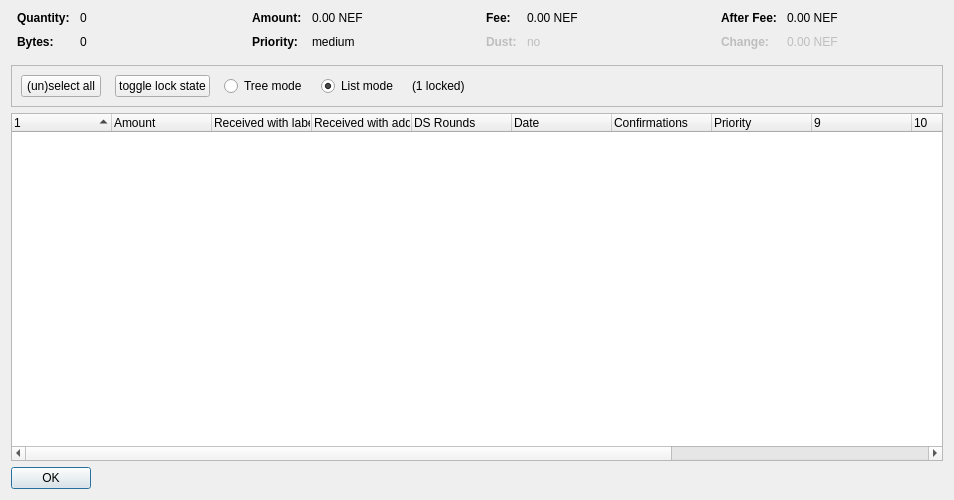
<?xml version="1.0" encoding="UTF-8"?>
<ui version="4.0">
 <class>CoinControlDialog</class>
 <widget class="QDialog" name="CoinControlDialog">
  <property name="geometry">
   <rect>
    <x>0</x>
    <y>0</y>
    <width>954</width>
    <height>500</height>
   </rect>
  </property>
  <property name="windowTitle">
   <string>Coin Selection</string>
  </property>
  <layout class="QVBoxLayout" name="verticalLayout">
   <item>
    <layout class="QHBoxLayout" name="horizontalLayoutTop" stretch="0,0,0,0">
     <property name="topMargin">
      <number>0</number>
     </property>
     <property name="bottomMargin">
      <number>10</number>
     </property>
     <item>
      <layout class="QFormLayout" name="formLayoutCoinControl1">
       <property name="horizontalSpacing">
        <number>10</number>
       </property>
       <property name="verticalSpacing">
        <number>10</number>
       </property>
       <property name="leftMargin">
        <number>6</number>
       </property>
       <property name="rightMargin">
        <number>6</number>
       </property>
       <item row="0" column="0">
        <widget class="QLabel" name="labelCoinControlQuantityText">
         <property name="font">
          <font>
           <weight>75</weight>
           <bold>true</bold>
          </font>
         </property>
         <property name="text">
          <string>Quantity:</string>
         </property>
        </widget>
       </item>
       <item row="0" column="1">
        <widget class="QLabel" name="labelCoinControlQuantity">
         <property name="cursor">
          <cursorShape>IBeamCursor</cursorShape>
         </property>
         <property name="contextMenuPolicy">
          <enum>Qt::ActionsContextMenu</enum>
         </property>
         <property name="text">
          <string notr="true">0</string>
         </property>
         <property name="textInteractionFlags">
          <set>Qt::LinksAccessibleByMouse|Qt::TextSelectableByKeyboard|Qt::TextSelectableByMouse</set>
         </property>
        </widget>
       </item>
       <item row="1" column="0">
        <widget class="QLabel" name="labelCoinControlBytesText">
         <property name="font">
          <font>
           <weight>75</weight>
           <bold>true</bold>
          </font>
         </property>
         <property name="text">
          <string>Bytes:</string>
         </property>
        </widget>
       </item>
       <item row="1" column="1">
        <widget class="QLabel" name="labelCoinControlBytes">
         <property name="cursor">
          <cursorShape>IBeamCursor</cursorShape>
         </property>
         <property name="contextMenuPolicy">
          <enum>Qt::ActionsContextMenu</enum>
         </property>
         <property name="text">
          <string notr="true">0</string>
         </property>
         <property name="textInteractionFlags">
          <set>Qt::LinksAccessibleByMouse|Qt::TextSelectableByKeyboard|Qt::TextSelectableByMouse</set>
         </property>
        </widget>
       </item>
      </layout>
     </item>
     <item>
      <layout class="QFormLayout" name="formLayoutCoinControl2">
       <property name="horizontalSpacing">
        <number>10</number>
       </property>
       <property name="verticalSpacing">
        <number>10</number>
       </property>
       <property name="leftMargin">
        <number>6</number>
       </property>
       <property name="rightMargin">
        <number>6</number>
       </property>
       <item row="0" column="0">
        <widget class="QLabel" name="labelCoinControlAmountText">
         <property name="font">
          <font>
           <weight>75</weight>
           <bold>true</bold>
          </font>
         </property>
         <property name="text">
          <string>Amount:</string>
         </property>
        </widget>
       </item>
       <item row="0" column="1">
        <widget class="QLabel" name="labelCoinControlAmount">
         <property name="cursor">
          <cursorShape>IBeamCursor</cursorShape>
         </property>
         <property name="contextMenuPolicy">
          <enum>Qt::ActionsContextMenu</enum>
         </property>
         <property name="text">
          <string notr="true">0.00 NEF</string>
         </property>
         <property name="textInteractionFlags">
          <set>Qt::LinksAccessibleByMouse|Qt::TextSelectableByKeyboard|Qt::TextSelectableByMouse</set>
         </property>
        </widget>
       </item>
       <item row="1" column="0">
        <widget class="QLabel" name="labelCoinControlPriorityText">
         <property name="font">
          <font>
           <weight>75</weight>
           <bold>true</bold>
          </font>
         </property>
         <property name="text">
          <string>Priority:</string>
         </property>
        </widget>
       </item>
       <item row="1" column="1">
        <widget class="QLabel" name="labelCoinControlPriority">
         <property name="cursor">
          <cursorShape>IBeamCursor</cursorShape>
         </property>
         <property name="contextMenuPolicy">
          <enum>Qt::ActionsContextMenu</enum>
         </property>
         <property name="text">
          <string>medium</string>
         </property>
         <property name="textInteractionFlags">
          <set>Qt::LinksAccessibleByMouse|Qt::TextSelectableByKeyboard|Qt::TextSelectableByMouse</set>
         </property>
        </widget>
       </item>
      </layout>
     </item>
     <item>
      <layout class="QFormLayout" name="formLayoutCoinControl3">
       <property name="horizontalSpacing">
        <number>10</number>
       </property>
       <property name="verticalSpacing">
        <number>10</number>
       </property>
       <property name="leftMargin">
        <number>6</number>
       </property>
       <property name="rightMargin">
        <number>6</number>
       </property>
       <item row="0" column="0">
        <widget class="QLabel" name="labelCoinControlFeeText">
         <property name="font">
          <font>
           <weight>75</weight>
           <bold>true</bold>
          </font>
         </property>
         <property name="text">
          <string>Fee:</string>
         </property>
        </widget>
       </item>
       <item row="0" column="1">
        <widget class="QLabel" name="labelCoinControlFee">
         <property name="cursor">
          <cursorShape>IBeamCursor</cursorShape>
         </property>
         <property name="contextMenuPolicy">
          <enum>Qt::ActionsContextMenu</enum>
         </property>
         <property name="text">
          <string notr="true">0.00 NEF</string>
         </property>
         <property name="textInteractionFlags">
          <set>Qt::LinksAccessibleByMouse|Qt::TextSelectableByKeyboard|Qt::TextSelectableByMouse</set>
         </property>
        </widget>
       </item>
       <item row="1" column="0">
        <widget class="QLabel" name="labelCoinControlLowOutputText">
         <property name="enabled">
          <bool>false</bool>
         </property>
         <property name="font">
          <font>
           <weight>75</weight>
           <bold>true</bold>
          </font>
         </property>
         <property name="text">
          <string>Dust:</string>
         </property>
        </widget>
       </item>
       <item row="1" column="1">
        <widget class="QLabel" name="labelCoinControlLowOutput">
         <property name="enabled">
          <bool>false</bool>
         </property>
         <property name="cursor">
          <cursorShape>IBeamCursor</cursorShape>
         </property>
         <property name="contextMenuPolicy">
          <enum>Qt::ActionsContextMenu</enum>
         </property>
         <property name="text">
          <string>no</string>
         </property>
         <property name="textInteractionFlags">
          <set>Qt::LinksAccessibleByMouse|Qt::TextSelectableByKeyboard|Qt::TextSelectableByMouse</set>
         </property>
        </widget>
       </item>
      </layout>
     </item>
     <item>
      <layout class="QFormLayout" name="formLayoutCoinControl4">
       <property name="horizontalSpacing">
        <number>10</number>
       </property>
       <property name="verticalSpacing">
        <number>10</number>
       </property>
       <property name="leftMargin">
        <number>6</number>
       </property>
       <property name="rightMargin">
        <number>6</number>
       </property>
       <item row="0" column="0">
        <widget class="QLabel" name="labelCoinControlAfterFeeText">
         <property name="font">
          <font>
           <weight>75</weight>
           <bold>true</bold>
          </font>
         </property>
         <property name="text">
          <string>After Fee:</string>
         </property>
        </widget>
       </item>
       <item row="0" column="1">
        <widget class="QLabel" name="labelCoinControlAfterFee">
         <property name="cursor">
          <cursorShape>IBeamCursor</cursorShape>
         </property>
         <property name="contextMenuPolicy">
          <enum>Qt::ActionsContextMenu</enum>
         </property>
         <property name="text">
          <string notr="true">0.00 NEF</string>
         </property>
         <property name="textInteractionFlags">
          <set>Qt::LinksAccessibleByMouse|Qt::TextSelectableByKeyboard|Qt::TextSelectableByMouse</set>
         </property>
        </widget>
       </item>
       <item row="1" column="0">
        <widget class="QLabel" name="labelCoinControlChangeText">
         <property name="enabled">
          <bool>false</bool>
         </property>
         <property name="font">
          <font>
           <weight>75</weight>
           <bold>true</bold>
          </font>
         </property>
         <property name="text">
          <string>Change:</string>
         </property>
        </widget>
       </item>
       <item row="1" column="1">
        <widget class="QLabel" name="labelCoinControlChange">
         <property name="enabled">
          <bool>false</bool>
         </property>
         <property name="cursor">
          <cursorShape>IBeamCursor</cursorShape>
         </property>
         <property name="contextMenuPolicy">
          <enum>Qt::ActionsContextMenu</enum>
         </property>
         <property name="text">
          <string notr="true">0.00 NEF</string>
         </property>
         <property name="textInteractionFlags">
          <set>Qt::LinksAccessibleByMouse|Qt::TextSelectableByKeyboard|Qt::TextSelectableByMouse</set>
         </property>
        </widget>
       </item>
      </layout>
     </item>
    </layout>
   </item>
   <item>
    <widget class="QFrame" name="frame">
     <property name="minimumSize">
      <size>
       <width>0</width>
       <height>40</height>
      </size>
     </property>
     <property name="frameShape">
      <enum>QFrame::StyledPanel</enum>
     </property>
     <property name="frameShadow">
      <enum>QFrame::Sunken</enum>
     </property>
     <layout class="QHBoxLayout" name="horizontalLayout">
      <item>
       <layout class="QHBoxLayout" name="horizontalLayoutPanel" stretch="0,0,0,0,0,0">
        <property name="spacing">
         <number>14</number>
        </property>
        <item>
         <widget class="QPushButton" name="pushButtonSelectAll">
          <property name="sizePolicy">
           <sizepolicy hsizetype="Maximum" vsizetype="Fixed">
            <horstretch>0</horstretch>
            <verstretch>0</verstretch>
           </sizepolicy>
          </property>
          <property name="text">
           <string>(un)select all</string>
          </property>
          <property name="autoDefault">
           <bool>false</bool>
          </property>
         </widget>
        </item>
        <item>
         <widget class="QPushButton" name="pushButtonToggleLock">
          <property name="sizePolicy">
           <sizepolicy hsizetype="Maximum" vsizetype="Fixed">
            <horstretch>0</horstretch>
            <verstretch>0</verstretch>
           </sizepolicy>
          </property>
          <property name="text">
           <string>toggle lock state</string>
          </property>
          <property name="autoDefault">
           <bool>false</bool>
          </property>
         </widget>
        </item>
        <item>
         <widget class="QRadioButton" name="radioTreeMode">
          <property name="sizePolicy">
           <sizepolicy hsizetype="Maximum" vsizetype="Fixed">
            <horstretch>0</horstretch>
            <verstretch>0</verstretch>
           </sizepolicy>
          </property>
          <property name="text">
           <string>Tree mode</string>
          </property>
         </widget>
        </item>
        <item>
         <widget class="QRadioButton" name="radioListMode">
          <property name="sizePolicy">
           <sizepolicy hsizetype="Maximum" vsizetype="Fixed">
            <horstretch>0</horstretch>
            <verstretch>0</verstretch>
           </sizepolicy>
          </property>
          <property name="text">
           <string>List mode</string>
          </property>
          <property name="checked">
           <bool>true</bool>
          </property>
         </widget>
        </item>
        <item>
         <widget class="QLabel" name="labelLocked">
          <property name="text">
           <string>(1 locked)</string>
          </property>
         </widget>
        </item>
        <item>
         <spacer name="horizontalSpacer">
          <property name="orientation">
           <enum>Qt::Horizontal</enum>
          </property>
          <property name="sizeHint" stdset="0">
           <size>
            <width>40</width>
            <height>20</height>
           </size>
          </property>
         </spacer>
        </item>
       </layout>
      </item>
     </layout>
    </widget>
   </item>
   <item>
    <widget class="CoinControlTreeWidget" name="treeWidget">
     <property name="contextMenuPolicy">
      <enum>Qt::CustomContextMenu</enum>
     </property>
     <property name="sortingEnabled">
      <bool>false</bool>
     </property>
     <property name="columnCount">
      <number>13</number>
     </property>
     <attribute name="headerShowSortIndicator" stdset="0">
      <bool>true</bool>
     </attribute>
     <attribute name="headerStretchLastSection">
      <bool>false</bool>
     </attribute>
     <column>
      <property name="text">
       <string/>
      </property>
     </column>
     <column>
      <property name="text">
       <string>Amount</string>
      </property>
     </column>
     <column>
      <property name="text">
       <string>Received with label</string>
      </property>
     </column>
     <column>
      <property name="text">
       <string>Received with address</string>
      </property>
     </column>
     <column>
      <property name="text">
       <string>DS Rounds</string>
      </property>
     </column>
     <column>
      <property name="text">
       <string>Date</string>
      </property>
     </column>
     <column>
      <property name="text">
       <string>Confirmations</string>
      </property>
      <property name="toolTip">
       <string>Confirmed</string>
      </property>
     </column>
     <column>
      <property name="text">
       <string>Priority</string>
      </property>
     </column>
     <column>
      <property name="text">
       <string/>
      </property>
     </column>
     <column>
      <property name="text">
       <string/>
      </property>
     </column>
     <column>
      <property name="text">
       <string/>
      </property>
     </column>
     <column>
      <property name="text">
       <string/>
      </property>
     </column>
     <column>
      <property name="text">
       <string/>
      </property>
     </column>
    </widget>
   </item>
   <item>
    <widget class="QDialogButtonBox" name="buttonBox">
     <property name="sizePolicy">
      <sizepolicy hsizetype="Maximum" vsizetype="Fixed">
       <horstretch>0</horstretch>
       <verstretch>0</verstretch>
      </sizepolicy>
     </property>
     <property name="orientation">
      <enum>Qt::Horizontal</enum>
     </property>
     <property name="standardButtons">
      <set>QDialogButtonBox::Ok</set>
     </property>
    </widget>
   </item>
  </layout>
 </widget>
 <customwidgets>
  <customwidget>
   <class>CoinControlTreeWidget</class>
   <extends>QTreeWidget</extends>
   <header>coincontroltreewidget.h</header>
  </customwidget>
 </customwidgets>
 <resources/>
 <connections/>
</ui>
